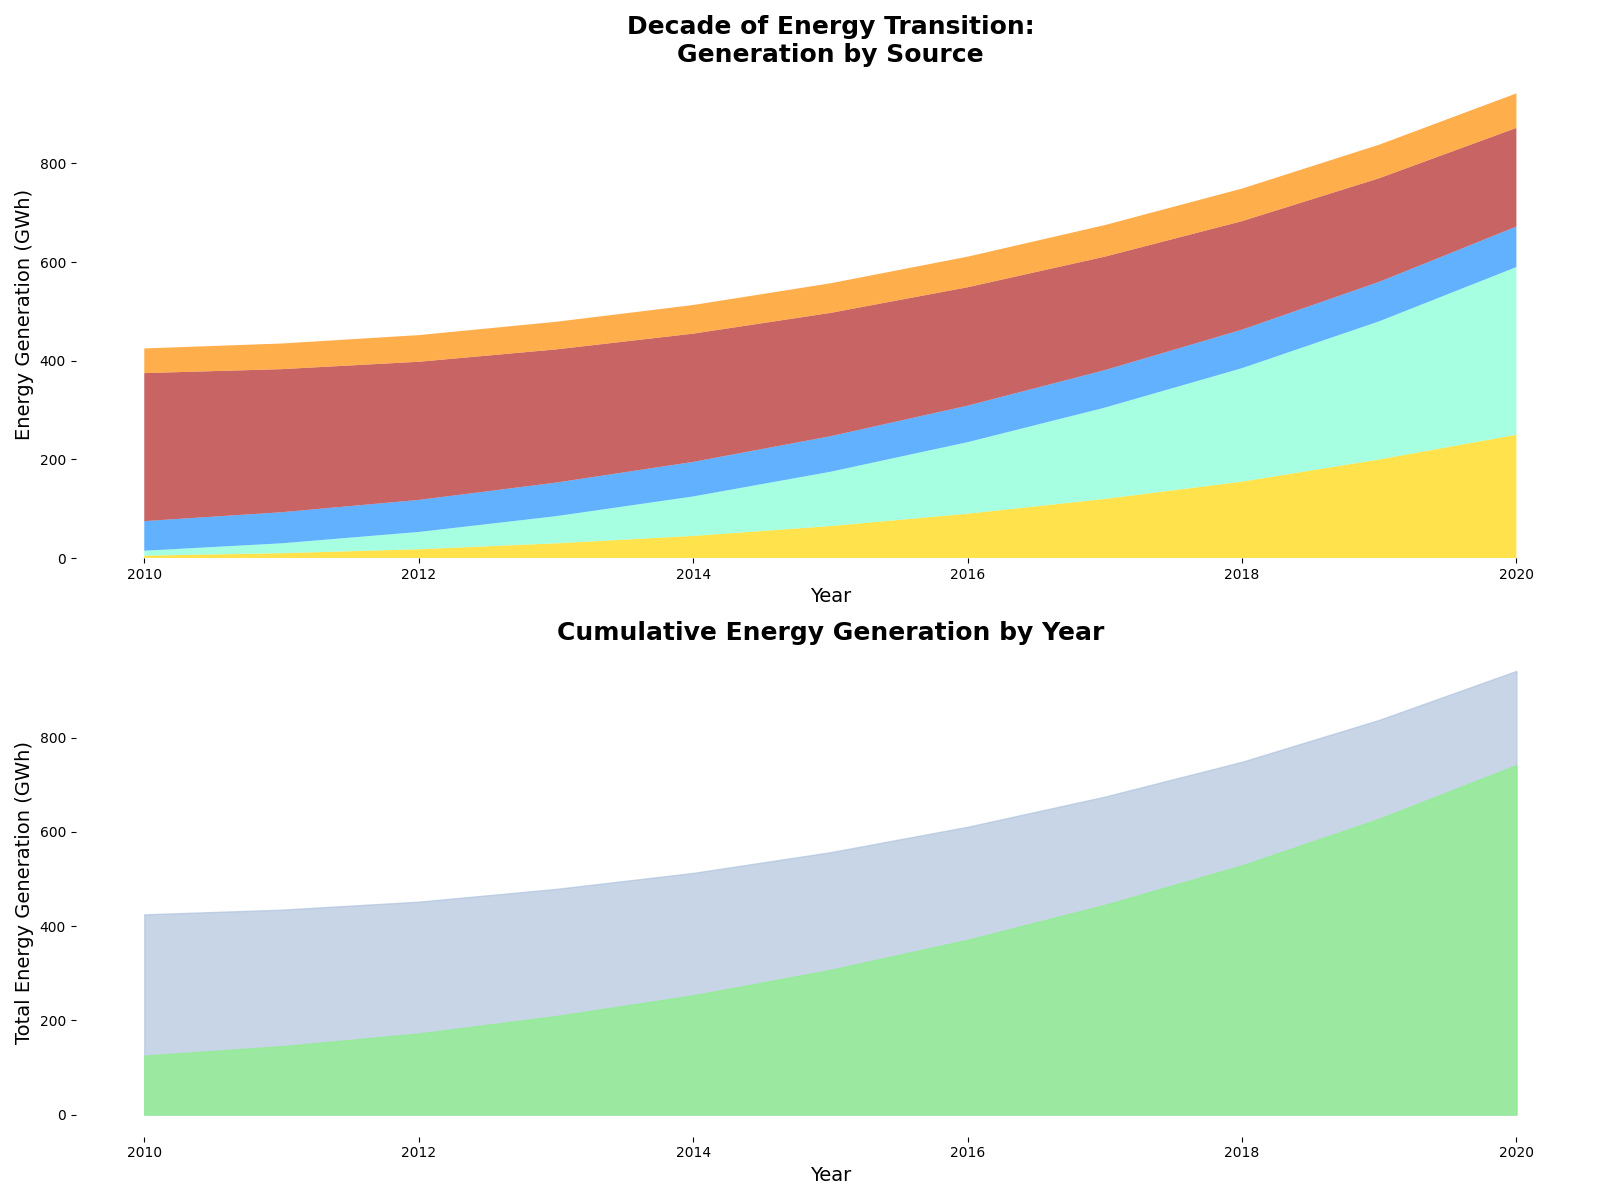

Python code for this plot:
import matplotlib.pyplot as plt
import numpy as np

years = np.arange(2010, 2021)
solar = np.array([5, 10, 18, 30, 45, 65, 90, 120, 155, 200, 250])
wind = np.array([10, 20, 35, 55, 80, 110, 145, 185, 230, 280, 340])
hydro = np.array([60, 63, 65, 68, 70, 72, 74, 76, 78, 80, 82])
fossil = np.array([300, 290, 280, 270, 260, 250, 240, 230, 220, 210, 200])
nuclear = np.array([50, 52, 54, 56, 58, 60, 62, 64, 66, 68, 70])

renewable = solar + wind + hydro
total = renewable + fossil + nuclear

fig, (ax1, ax2) = plt.subplots(nrows=2, figsize=(16, 12))

ax1.stackplot(
    years, solar, wind, hydro, fossil, nuclear,
    colors=['#FFD700', '#7FFFD4', '#1E90FF', '#B22222', '#FF8C00'], alpha=0.7
)
ax1.set_xlabel('Year', fontsize=14)
ax1.set_ylabel('Energy Generation (GWh)', fontsize=14)
ax1.set_title('Decade of Energy Transition:\nGeneration by Source', fontsize=18, fontweight='bold')
ax1.spines['top'].set_visible(False)
ax1.spines['right'].set_visible(False)
ax1.spines['left'].set_visible(False)
ax1.spines['bottom'].set_visible(False)

ax2.fill_between(years, 0, total, color='lightsteelblue', alpha=0.7)
ax2.fill_between(years, 0, renewable + nuclear, color='lightgreen', alpha=0.8)
ax2.set_xlabel('Year', fontsize=14)
ax2.set_ylabel('Total Energy Generation (GWh)', fontsize=14)
ax2.set_title('Cumulative Energy Generation by Year', fontsize=18, fontweight='bold')
ax2.spines['top'].set_visible(False)
ax2.spines['right'].set_visible(False)
ax2.spines['left'].set_visible(False)
ax2.spines['bottom'].set_visible(False)

plt.tight_layout()
plt.show()
